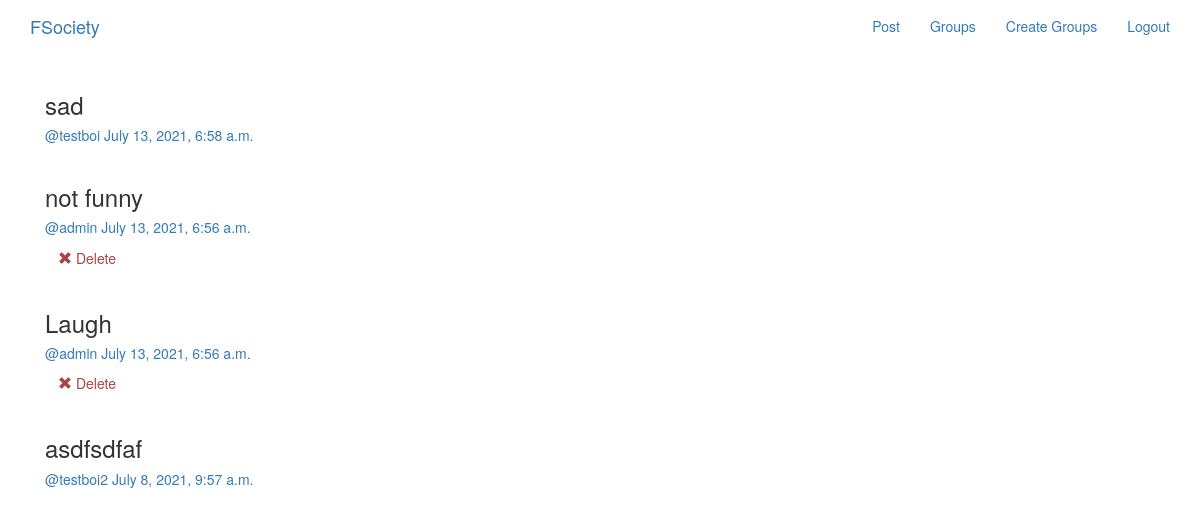
The app's page /posts/ (signed in) with its own data.
### posts/models.py (models this page shows, shortened)
class Post(models.Model):
    user = models.ForeignKey(User, related_name = 'posts', on_delete = models.CASCADE)
    created_at = models.DateTimeField(auto_now = True)
    message = models.TextField()
    message_html = models.TextField(editable = False)
    group = models.ForeignKey(Group, related_name = 'posts', null = True, blank = True, on_delete = models.CASCADE)
    class Meta:
        ordering = ['-created_at'] #ordered such that new post is shown first
        unique_together = ['user','message']

### posts/views.py (the view)
class PostList(SelectRelatedMixin,generic.ListView):
    model = models.Post
    select_related = ('user','group')

### posts/templates/posts/post_list.html (shortened to what this page needs)
{% extends "posts/post_base.html" %}
{% block post_content %}
    <div class="col-md-8">
        {% for post in post_list %}
            {% include "posts/_post.html" %}
        {% endfor %}
    </div>
{% endblock %}

### posts/templates/posts/_post.html
<div class="post media">
    <h3>{{post.message_html|safe}}</h3>
    <div class="media-body">
        <h5 class="media-heading">
            <span class="username">
                <a href="{% url 'posts:for_user' username=post.user.username %}">@{{ post.user.username }}</a>
            </span>
            <time class="time">
                <a href="{% url 'posts:single' username=post.user.username pk=post.pk %}">{{ post.created_at }}</a>
            </time>
        </h5>
        <div class="media-footer">
            {% if user.is_authenticated and post.user == user %}
                <a href="{% url 'posts:delete' pk=post.pk %}" title="delete" class="btn btn-simple">
                    <span class="glyphicon glyphicon-remove text-danger" aria-hidden="true"></span>
                    <span class="text-danger icon-label">Delete</span>
                </a>
            {% endif %}
        </div>
    </div>
</div>

### records on screen
Post: message_html "sad", user.username "testboi", created_at "July 13, 2021, 6:58 a.m."
Post: message_html "not funny", user.username "admin", created_at "July 13, 2021, 6:56 a.m.", shows "Delete"
Post: message_html "Laugh", user.username "admin", created_at "July 13, 2021, 6:56 a.m.", shows "Delete"
Post: message_html "asdfsdfaf", user.username "testboi2", created_at "July 8, 2021, 9:57 a.m."
